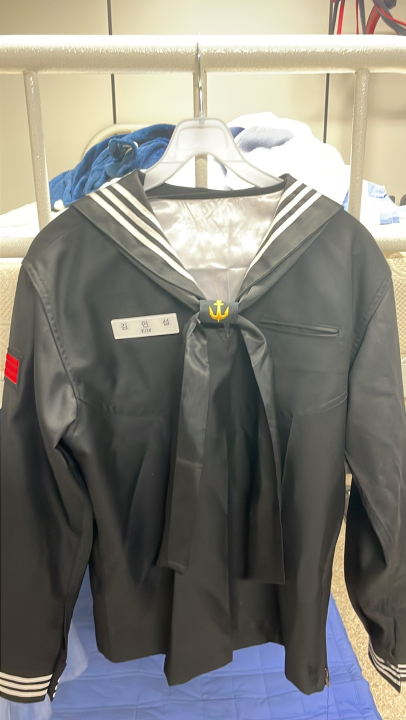
#> input picture AI(BE)/image/full_dress_uniform/1.jpg, 811 x 1440 px (shown at 1/2 size)
$ python -i NavyServiceUniformChecker.py   (imports and definitions only)
#> lines starting #> are read from the running program, lines starting #| are printed output that depends on the picture; after the words box and inside, x2 and y2 are one past the last pixel; in counts of white or black regions, pixels touching at a corner belong together
### AI_BE/OZEngine/lib/utils.py
from matplotlib import pyplot as plt
import cv2
import numpy as np
import imutils
from .utils import *
import re

MIN2SEC = 60

# [86 lines left out: functions clean_text, prepare_image_PIL, prepare_image_cv2, plt_imshow, find_contours, draw_contours, not called in this run]

def drawPoint(org_img, position, color, thick):
    cv2.line(org_img, position, position, color, thick)

def getContourCenterPosition(contour):
    moments = cv2.moments(contour)
    return (int(moments["m10"] / moments["m00"]), int(moments["m01"] / moments["m00"]))

def sortContoursByArea(contours, hierarchy=[]):
    if len(hierarchy):
        hierarchy = hierarchy[0]
        hierarchy = [np.insert(hier, 0, idx) for idx, hier in enumerate(hierarchy)]
        sorted_contours, sorted_hierarchy = [list(t) for t in zip(*sorted(zip(contours, hierarchy), key=lambda x : cv2.contourArea(x[0]), reverse=True))]
        return sorted_contours, sorted_hierarchy
    else:
        sorted_contours = sorted(contours, key=cv2.contourArea, reverse=True)
        return sorted_contours

# [44 lines left out: functions getVertexCnt, getRectCenterPosition, isPointInBox, histNorm, not called in this run]

### AI_BE/OZEngine/lib/ocr.py
from lib.defines import *
from sys import path as syspath
from os.path import abspath, join, dirname
import numpy as np
import cv2
import requests

syspath.append(abspath(join(dirname(__file__), '../../lib/')))
# from lib.utils import *


print('OCR loaded!')
API_URL = 'https://dapi.kakao.com/v2/vision/text/ocr'
KEY = '5b60f7aeb82db9bf02f3eea5a94a69c0'


# [20 lines left out: functions str_encoder, str_decoder, draw_rectangle, not called in this run]


def OCR(org_img):
    img = org_img.copy()
    headers = {'Authorization': 'KakaoAK {}'.format(KEY)}
    jpeg_img = cv2.imencode(".jpg", img)[1]
    data = jpeg_img.tobytes()
    ocr_json = requests.post(API_URL, headers=headers, files={"image": data})

    outputs = ocr_json.json()['result']


    return outputs

    # [11 lines of commented-out code are left out]

### AI_BE/OZEngine/dress_checkers/NavyServiceUniformChecker.py
from lib.utils import *
from lib.defines import *
from lib.ocr import OCR, draw_rectangle


# 샘브레이 검사
class NavyServiceUniformChecker():
    def __init__(self):
        # hyperparameter
        self.uniform_filter = {'lower': (30, 20, 0), 'upper': (255, 255, 255)}
        self.classes_filter = {
            'lower': (0, 150, 90), 'upper': (255, 255, 255)}

        self.debug_mode = False

    def getMaskedContours(self, img=None, hsv_img=None, kind=None, sort=True):
        if kind == 'uniform':
            lower, upper = self.uniform_filter['lower'], self.uniform_filter['upper']
        elif kind == 'classes':
            lower, upper = self.classes_filter['lower'], self.classes_filter['upper']
        else:
            pass

        mask = cv2.inRange(hsv_img, lower, upper)
        masked_img = cv2.bitwise_and(img, img, mask=mask)

        if sort:
            contours, hierarchy = cv2.findContours(
                mask, cv2.RETR_CCOMP, cv2.CHAIN_APPROX_SIMPLE)
            sorted_contours, sorted_hierarchy = sortContoursByArea(
                contours, hierarchy)
            return sorted_contours, sorted_hierarchy
        else:
            contours, _ = cv2.findContours(
                mask, cv2.RETR_LIST, cv2.CHAIN_APPROX_SIMPLE)
            return contours

    def getName(self, contour, ocr_list):
        max_xy, min_xy = np.max(contour, axis=0)[
            0], np.min(contour, axis=0)[0]

        name_chrs = []
        for ocr_res in ocr_list:
            print('ocr res:', ocr_res)
            ocr_str, ocr_box = ocr_res['recognition_words'], ocr_res['boxes']
            ocr_center_xy = getRectCenterPosition(ocr_box)
            if isPointInBox(ocr_center_xy, (min_xy, max_xy)):
                name_chrs.append(ocr_str[0])
            else:
                pass

        return contour, ''.join(name_chrs)

    def getClasses(self, img, hsv_img, contour):
        contours = self.getMaskedContours(
            img=img, hsv_img=hsv_img, kind='classes', sort=False)

        x, y, w, h = cv2.boundingRect(contour)
        roi = img[y:y+h, x:x+w]
        hsv_roi = hsv_img[y:y+h, x: x+w]

        classes_n = 0
        for contour in contours:
            if 10 < cv2.contourArea(contour):
                classes_n += 1

        if 1 <= classes_n <= 4:
            return contour, Classes.dic[classes_n]
        else:
            return None, None

    def checkUniform(self, org_img):
        img = org_img
        hsv_img = cv2.cvtColor(img, cv2.COLOR_BGR2HSV)
        h, w = img.shape[: 2]

        # 샘당 filter
        contours, hierarchy = self.getMaskedContours(
            img=img, hsv_img=hsv_img, kind='uniform')

        # 이름표 OCR
        ocr_list = OCR(img)

        contour_dic = {}
        component_dic = {}
        debug_img = {}

        # 이름표, 계급장 체크
        for i, (contour, lev) in enumerate(zip(contours, hierarchy)):
            cur_node, next_node, prev_node, first_child, parent = lev
            if i == 0:  # 셈브레이
                shirt_node = cur_node
                continue

            # 샘브레이 영영 안쪽 && 모서리가 4~5 && 크기가 {hyperParameter} 이상 => (이름표 or 계급장)
            # 이름표 또는 계급장
            if (not component_dic.get('name_tag') or not component_dic.get('class_tag')) and \
                parent == shirt_node and \
                3 <= getVertexCnt(contour) <= 10 and \
                cv2.contourArea(contour) > 300:

                center_p = getContourCenterPosition(contour)

                # 이름표 체크
                name = 'name_tag'
                if center_p[0] < (w//2) and not component_dic.get('name_tag'):
                    contour_dic['name_tag'], component_dic['name_tag'] = self.getName(
                        contour, ocr_list)

                # 계급장 체크
                elif center_p[0] > (w//2) and not component_dic.get('class_tag'):
                    contour_dic['class_tag'], component_dic['class_tag'] = self.getClasses(
                        img, hsv_img, contour)

        # half_line_p1, half_line_p2 = (w//2, 0), (w//2, h)
        # cv2.line(img, half_line_p1, half_line_p2, Color.WHITE, 5)
        return component_dic, contour_dic, debug_img

>>> import cv2
>>> picture = cv2.imread('../../../AI(BE)/image/full_dress_uniform/1.jpg')
#> picture is the input picture: shape (1440, 811, 3); mean B, G, R 121.3, 128.2, 129.9
>>> result = NavyServiceUniformChecker().checkUniform(picture)
#> in checkUniform, `hsv_img = cv2.cvtColor(img, cv2.COLOR_BGR2HSV)`: hsv_img: shape (1440, 811, 3); mean H, S, V 39.6, 36.1, 136.6
#> in getMaskedContours, `mask = cv2.inRange(hsv_img, lower, upper)`:
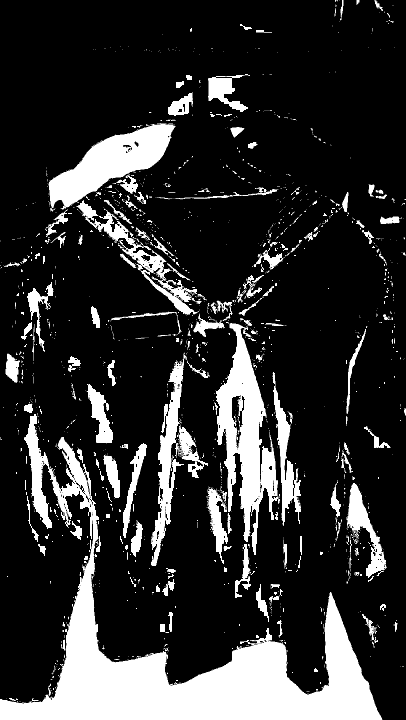
#> mask: shape (1440, 811) (shown at 1/2 size); 19% white; 1435 white regions (1206 under 20 px)
#> in getMaskedContours, `masked_img = cv2.bitwise_and(img, img, mask=mask)`:
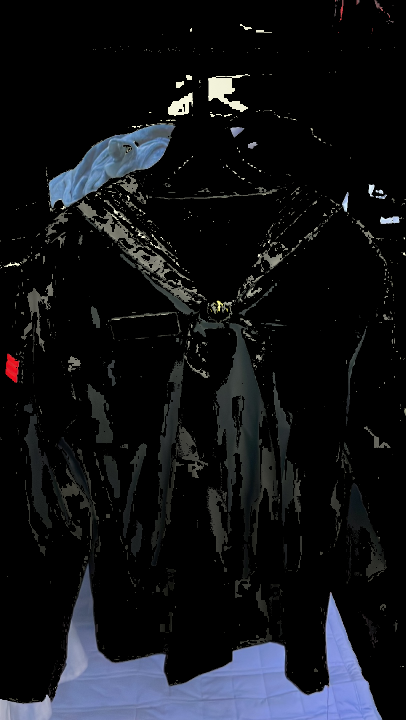
#> masked_img: shape (1440, 811, 3) (shown at 1/2 size); mean B, G, R 22.7, 18.8, 17.2
#> in getMaskedContours, `contours, hierarchy = cv2.findContours( mask, cv2.RETR_CCOMP, cv2.CHAI..`: contours = 1947 contours, 1745 with area under 20; largest, box (x1, y1, x2, y2) and area: (0, 828, 765, 1440) 97916, (431, 646, 560, 1110) 24692, (97, 246, 351, 419) 18068, (302, 705, 374, 1132) 8674, (153, 400, 404, 630) 7996
#> in sortContoursByArea, `sorted_contours, sorted_hierarchy = [list(t) for t in zip(*sorted(zip(..`: sorted_contours has the same summary as contours in getMaskedContours; sorted_hierarchy = 1947 items, first 6: [600, 698, 599, 601, -1], [988, 1026, 987, 989, -1], [1807, 1831, 1806, 1808, -1], [841, 885, 840, 842, -1], [1546, 1636, 1544, 1547, -1], [779, 785, 778, 780, -1]
#> in getMaskedContours, `sorted_contours, sorted_hierarchy = sortContoursByArea( contours, hier..`: sorted_contours has the same summary as contours
#> (the run stopped early here; a loop or call above may not have finished)

$ run again, on AI(BE)/image/full_dress_uniform/2.jpg
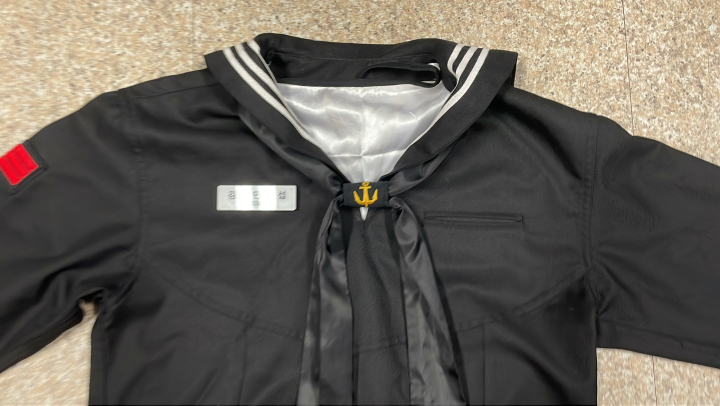
#> input picture AI(BE)/image/full_dress_uniform/2.jpg, 1440 x 811 px (shown at 1/2 size)
#> picture is the input picture: shape (811, 1440, 3); mean B, G, R 88.3, 96.1, 101.2
#> hsv_img: shape (811, 1440, 3); mean H, S, V 24.7, 19.8, 101.4
#> in getMaskedContours, `mask = cv2.inRange(hsv_img, lower, upper)`:
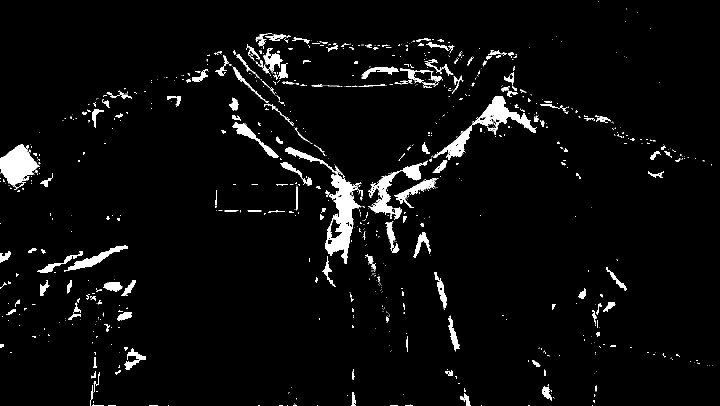
#> mask: shape (811, 1440) (shown at 1/2 size); 4.2% white; 920 white regions (710 under 20 px)
#> in getMaskedContours, `masked_img = cv2.bitwise_and(img, img, mask=mask)`:
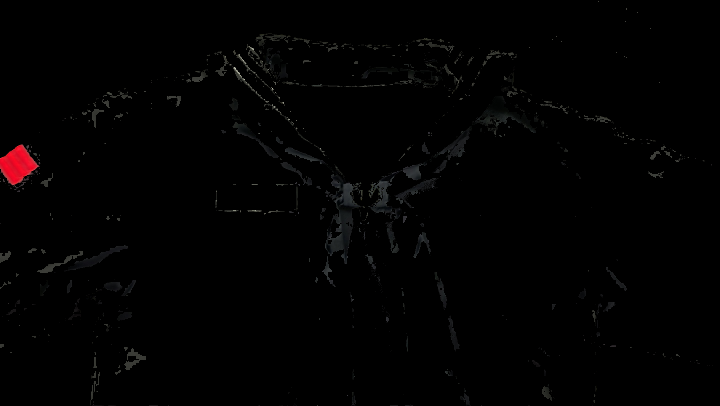
#> masked_img: shape (811, 1440, 3) (shown at 1/2 size); mean B, G, R 1.5, 1.5, 2.1
#> in getMaskedContours, `contours, hierarchy = cv2.findContours( mask, cv2.RETR_CCOMP, cv2.CHAI..`: contours = 1289 contours, 1121 with area under 20; largest, box (x1, y1, x2, y2) and area: (570, 294, 722, 528) 6652, (866, 192, 1074, 320) 4577, (0, 289, 79, 377) 3745, (736, 321, 856, 440) 2836, (128, 490, 256, 543) 1362
#> in sortContoursByArea, `sorted_contours, sorted_hierarchy = [list(t) for t in zip(*sorted(zip(..`: sorted_contours has the same summary as contours in getMaskedContours; sorted_hierarchy = 1289 items, first 6: [631, 653, 630, 632, -1], [833, 928, 832, 834, -1], [662, 664, 661, 663, -1], [564, 584, 563, 565, -1], [274, 275, 273, -1, -1], [733, 735, 732, 734, -1]
#> in getMaskedContours, `sorted_contours, sorted_hierarchy = sortContoursByArea( contours, hier..`: sorted_contours has the same summary as contours
